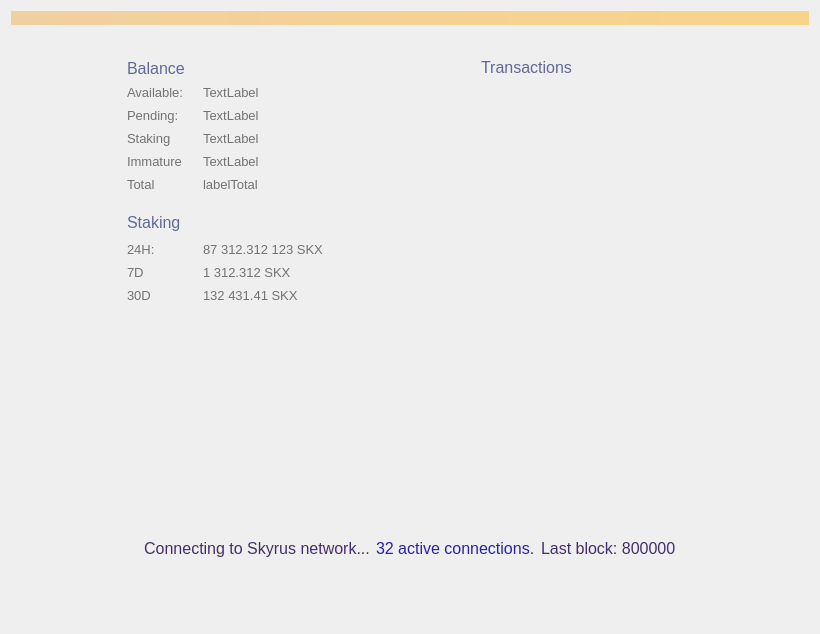
<?xml version="1.0" encoding="UTF-8"?>
<ui version="4.0">
 <class>OverviewPage</class>
 <widget class="QWidget" name="OverviewPage">
  <property name="geometry">
   <rect>
    <x>0</x>
    <y>0</y>
    <width>820</width>
    <height>634</height>
   </rect>
  </property>
  <property name="sizePolicy">
   <sizepolicy hsizetype="MinimumExpanding" vsizetype="MinimumExpanding">
    <horstretch>0</horstretch>
    <verstretch>0</verstretch>
   </sizepolicy>
  </property>
  <property name="maximumSize">
   <size>
    <width>16777215</width>
    <height>16777215</height>
   </size>
  </property>
  <property name="windowTitle">
   <string>Form</string>
  </property>
  <property name="styleSheet">
   <string notr="true"/>
  </property>
  <layout class="QVBoxLayout" name="topLayout">
   <item>
    <widget class="QLabel" name="labelAlerts">
     <property name="visible">
      <bool>false</bool>
     </property>
     <property name="styleSheet">
      <string notr="true">background-color: qlineargradient(x1: 0, y1: 0, x2: 1, y2: 0, stop:0 #F0D0A0, stop:1 #F8D488); color:#000000;</string>
     </property>
     <property name="wordWrap">
      <bool>true</bool>
     </property>
     <property name="margin">
      <number>3</number>
     </property>
    </widget>
   </item>
   <item>
    <spacer name="verticalSpacer">
     <property name="orientation">
      <enum>Qt::Vertical</enum>
     </property>
     <property name="sizeType">
      <enum>QSizePolicy::Fixed</enum>
     </property>
     <property name="sizeHint" stdset="0">
      <size>
       <width>20</width>
       <height>20</height>
      </size>
     </property>
    </spacer>
   </item>
   <item>
    <layout class="QHBoxLayout" name="horizontalLayout_2">
     <property name="sizeConstraint">
      <enum>QLayout::SetMinimumSize</enum>
     </property>
     <item>
      <spacer name="horizontalSpacer">
       <property name="orientation">
        <enum>Qt::Horizontal</enum>
       </property>
       <property name="sizeType">
        <enum>QSizePolicy::Fixed</enum>
       </property>
       <property name="sizeHint" stdset="0">
        <size>
         <width>100</width>
         <height>20</height>
        </size>
       </property>
      </spacer>
     </item>
     <item>
      <layout class="QVBoxLayout" name="verticalLayout_2">
       <property name="sizeConstraint">
        <enum>QLayout::SetNoConstraint</enum>
       </property>
       <property name="leftMargin">
        <number>16</number>
       </property>
       <property name="topMargin">
        <number>7</number>
       </property>
       <property name="rightMargin">
        <number>16</number>
       </property>
       <property name="bottomMargin">
        <number>16</number>
       </property>
       <item>
        <layout class="QHBoxLayout" name="horizontalLayout_3">
         <property name="spacing">
          <number>0</number>
         </property>
         <item>
          <widget class="QLabel" name="label_4">
           <property name="sizePolicy">
            <sizepolicy hsizetype="Minimum" vsizetype="Preferred">
             <horstretch>0</horstretch>
             <verstretch>0</verstretch>
            </sizepolicy>
           </property>
           <property name="font">
            <font>
             <pointsize>-1</pointsize>
            </font>
           </property>
           <property name="styleSheet">
            <string notr="true">color: #616998; text-transform: uppercase; font-size: 16px</string>
           </property>
           <property name="text">
            <string>Balance</string>
           </property>
          </widget>
         </item>
         <item>
          <spacer name="horizontalSpacer_11">
           <property name="orientation">
            <enum>Qt::Horizontal</enum>
           </property>
           <property name="sizeType">
            <enum>QSizePolicy::Maximum</enum>
           </property>
           <property name="sizeHint" stdset="0">
            <size>
             <width>10</width>
             <height>20</height>
            </size>
           </property>
          </spacer>
         </item>
         <item>
          <widget class="QPushButton" name="labelWalletStatus">
           <property name="maximumSize">
            <size>
             <width>22</width>
             <height>22</height>
            </size>
           </property>
           <property name="baseSize">
            <size>
             <width>22</width>
             <height>22</height>
            </size>
           </property>
           <property name="styleSheet">
            <string notr="true">border: 0</string>
           </property>
           <property name="text">
            <string/>
           </property>
           <property name="flat">
            <bool>true</bool>
           </property>
          </widget>
         </item>
         <item>
          <spacer name="horizontalSpacer_10">
           <property name="orientation">
            <enum>Qt::Horizontal</enum>
           </property>
           <property name="sizeHint" stdset="0">
            <size>
             <width>40</width>
             <height>20</height>
            </size>
           </property>
          </spacer>
         </item>
        </layout>
       </item>
       <item>
        <layout class="QHBoxLayout" name="horizontalLayout_4">
         <item>
          <layout class="QFormLayout" name="formLayout">
           <property name="sizeConstraint">
            <enum>QLayout::SetNoConstraint</enum>
           </property>
           <property name="labelAlignment">
            <set>Qt::AlignLeading|Qt::AlignLeft|Qt::AlignVCenter</set>
           </property>
           <property name="verticalSpacing">
            <number>-1</number>
           </property>
           <item row="0" column="0">
            <widget class="QLabel" name="label_5">
             <property name="sizePolicy">
              <sizepolicy hsizetype="Minimum" vsizetype="Preferred">
               <horstretch>0</horstretch>
               <verstretch>0</verstretch>
              </sizepolicy>
             </property>
             <property name="minimumSize">
              <size>
               <width>70</width>
               <height>17</height>
              </size>
             </property>
             <property name="maximumSize">
              <size>
               <width>70</width>
               <height>17</height>
              </size>
             </property>
             <property name="font">
              <font>
               <pointsize>10</pointsize>
               <weight>50</weight>
               <bold>false</bold>
               <stylestrategy>PreferAntialias</stylestrategy>
              </font>
             </property>
             <property name="styleSheet">
              <string notr="true">color: #727272</string>
             </property>
             <property name="text">
              <string>Available:</string>
             </property>
             <property name="alignment">
              <set>Qt::AlignLeading|Qt::AlignLeft|Qt::AlignVCenter</set>
             </property>
            </widget>
           </item>
           <item row="0" column="1">
            <widget class="QLabel" name="labelBalance">
             <property name="font">
              <font>
               <pointsize>10</pointsize>
               <weight>50</weight>
               <bold>false</bold>
               <stylestrategy>PreferAntialias</stylestrategy>
              </font>
             </property>
             <property name="styleSheet">
              <string notr="true">color: #727272</string>
             </property>
             <property name="text">
              <string>TextLabel</string>
             </property>
             <property name="alignment">
              <set>Qt::AlignLeading|Qt::AlignLeft|Qt::AlignVCenter</set>
             </property>
            </widget>
           </item>
           <item row="1" column="0">
            <widget class="QLabel" name="label_7">
             <property name="sizePolicy">
              <sizepolicy hsizetype="Minimum" vsizetype="Preferred">
               <horstretch>0</horstretch>
               <verstretch>0</verstretch>
              </sizepolicy>
             </property>
             <property name="minimumSize">
              <size>
               <width>70</width>
               <height>17</height>
              </size>
             </property>
             <property name="maximumSize">
              <size>
               <width>70</width>
               <height>17</height>
              </size>
             </property>
             <property name="font">
              <font>
               <pointsize>10</pointsize>
               <weight>50</weight>
               <bold>false</bold>
               <stylestrategy>PreferAntialias</stylestrategy>
              </font>
             </property>
             <property name="styleSheet">
              <string notr="true">color: #727272</string>
             </property>
             <property name="text">
              <string>Pending:</string>
             </property>
             <property name="alignment">
              <set>Qt::AlignLeading|Qt::AlignLeft|Qt::AlignVCenter</set>
             </property>
            </widget>
           </item>
           <item row="1" column="1">
            <widget class="QLabel" name="labelUnconfirmed">
             <property name="font">
              <font>
               <pointsize>10</pointsize>
               <weight>50</weight>
               <bold>false</bold>
               <stylestrategy>PreferAntialias</stylestrategy>
              </font>
             </property>
             <property name="styleSheet">
              <string notr="true">color: #727272</string>
             </property>
             <property name="text">
              <string>TextLabel</string>
             </property>
             <property name="alignment">
              <set>Qt::AlignLeading|Qt::AlignLeft|Qt::AlignVCenter</set>
             </property>
            </widget>
           </item>
           <item row="3" column="0">
            <widget class="QLabel" name="labelImmatureText">
             <property name="sizePolicy">
              <sizepolicy hsizetype="Minimum" vsizetype="Preferred">
               <horstretch>0</horstretch>
               <verstretch>0</verstretch>
              </sizepolicy>
             </property>
             <property name="minimumSize">
              <size>
               <width>70</width>
               <height>17</height>
              </size>
             </property>
             <property name="maximumSize">
              <size>
               <width>70</width>
               <height>17</height>
              </size>
             </property>
             <property name="font">
              <font>
               <pointsize>10</pointsize>
               <weight>50</weight>
               <bold>false</bold>
               <stylestrategy>PreferAntialias</stylestrategy>
              </font>
             </property>
             <property name="styleSheet">
              <string notr="true">color: #727272</string>
             </property>
             <property name="text">
              <string>Immature</string>
             </property>
             <property name="alignment">
              <set>Qt::AlignLeading|Qt::AlignLeft|Qt::AlignVCenter</set>
             </property>
            </widget>
           </item>
           <item row="3" column="1">
            <widget class="QLabel" name="labelImmature">
             <property name="font">
              <font>
               <pointsize>10</pointsize>
               <weight>50</weight>
               <bold>false</bold>
               <stylestrategy>PreferAntialias</stylestrategy>
              </font>
             </property>
             <property name="styleSheet">
              <string notr="true">color: #727272</string>
             </property>
             <property name="text">
              <string>TextLabel</string>
             </property>
             <property name="alignment">
              <set>Qt::AlignLeading|Qt::AlignLeft|Qt::AlignVCenter</set>
             </property>
            </widget>
           </item>
           <item row="4" column="0">
            <widget class="QLabel" name="label_8">
             <property name="sizePolicy">
              <sizepolicy hsizetype="Minimum" vsizetype="Preferred">
               <horstretch>0</horstretch>
               <verstretch>0</verstretch>
              </sizepolicy>
             </property>
             <property name="minimumSize">
              <size>
               <width>70</width>
               <height>17</height>
              </size>
             </property>
             <property name="maximumSize">
              <size>
               <width>70</width>
               <height>17</height>
              </size>
             </property>
             <property name="font">
              <font>
               <pointsize>10</pointsize>
               <weight>50</weight>
               <bold>false</bold>
               <stylestrategy>PreferAntialias</stylestrategy>
              </font>
             </property>
             <property name="styleSheet">
              <string notr="true">color: #727272</string>
             </property>
             <property name="text">
              <string>Total</string>
             </property>
             <property name="alignment">
              <set>Qt::AlignLeading|Qt::AlignLeft|Qt::AlignVCenter</set>
             </property>
            </widget>
           </item>
           <item row="4" column="1">
            <widget class="QLabel" name="labelTotal">
             <property name="font">
              <font>
               <pointsize>10</pointsize>
               <weight>50</weight>
               <bold>false</bold>
               <stylestrategy>PreferAntialias</stylestrategy>
              </font>
             </property>
             <property name="styleSheet">
              <string notr="true">color: #727272</string>
             </property>
             <property name="text">
              <string>labelTotal</string>
             </property>
             <property name="alignment">
              <set>Qt::AlignLeading|Qt::AlignLeft|Qt::AlignVCenter</set>
             </property>
            </widget>
           </item>
           <item row="2" column="1">
            <widget class="QLabel" name="labelStaking">
             <property name="font">
              <font>
               <pointsize>10</pointsize>
               <weight>50</weight>
               <bold>false</bold>
               <stylestrategy>PreferAntialias</stylestrategy>
              </font>
             </property>
             <property name="styleSheet">
              <string notr="true">color: #727272</string>
             </property>
             <property name="text">
              <string>TextLabel</string>
             </property>
             <property name="alignment">
              <set>Qt::AlignLeading|Qt::AlignLeft|Qt::AlignVCenter</set>
             </property>
            </widget>
           </item>
           <item row="2" column="0">
            <widget class="QLabel" name="labelStakingText">
             <property name="sizePolicy">
              <sizepolicy hsizetype="Minimum" vsizetype="Preferred">
               <horstretch>0</horstretch>
               <verstretch>0</verstretch>
              </sizepolicy>
             </property>
             <property name="minimumSize">
              <size>
               <width>70</width>
               <height>17</height>
              </size>
             </property>
             <property name="maximumSize">
              <size>
               <width>70</width>
               <height>17</height>
              </size>
             </property>
             <property name="font">
              <font>
               <pointsize>10</pointsize>
               <weight>50</weight>
               <bold>false</bold>
               <stylestrategy>PreferAntialias</stylestrategy>
              </font>
             </property>
             <property name="styleSheet">
              <string notr="true">color: #727272</string>
             </property>
             <property name="text">
              <string>Staking</string>
             </property>
             <property name="alignment">
              <set>Qt::AlignLeading|Qt::AlignLeft|Qt::AlignVCenter</set>
             </property>
            </widget>
           </item>
          </layout>
         </item>
         <item>
          <spacer name="horizontalSpacer_4">
           <property name="orientation">
            <enum>Qt::Horizontal</enum>
           </property>
           <property name="sizeHint" stdset="0">
            <size>
             <width>40</width>
             <height>20</height>
            </size>
           </property>
          </spacer>
         </item>
        </layout>
       </item>
       <item>
        <spacer name="verticalSpacer_5">
         <property name="orientation">
          <enum>Qt::Vertical</enum>
         </property>
         <property name="sizeType">
          <enum>QSizePolicy::Maximum</enum>
         </property>
         <property name="sizeHint" stdset="0">
          <size>
           <width>20</width>
           <height>10</height>
          </size>
         </property>
        </spacer>
       </item>
       <item>
        <layout class="QHBoxLayout" name="horizontalLayout_7">
         <property name="spacing">
          <number>0</number>
         </property>
         <item>
          <widget class="QLabel" name="label_11">
           <property name="font">
            <font>
             <pointsize>-1</pointsize>
            </font>
           </property>
           <property name="styleSheet">
            <string notr="true">color: #616998; text-transform: uppercase; font-size: 16px</string>
           </property>
           <property name="text">
            <string>Staking</string>
           </property>
           <property name="alignment">
            <set>Qt::AlignLeading|Qt::AlignLeft|Qt::AlignVCenter</set>
           </property>
          </widget>
         </item>
         <item>
          <spacer name="horizontalSpacer_8">
           <property name="orientation">
            <enum>Qt::Horizontal</enum>
           </property>
           <property name="sizeType">
            <enum>QSizePolicy::Maximum</enum>
           </property>
           <property name="sizeHint" stdset="0">
            <size>
             <width>10</width>
             <height>20</height>
            </size>
           </property>
          </spacer>
         </item>
         <item>
          <widget class="QPushButton" name="unlockStakingButton">
           <property name="minimumSize">
            <size>
             <width>26</width>
             <height>26</height>
            </size>
           </property>
           <property name="maximumSize">
            <size>
             <width>26</width>
             <height>26</height>
            </size>
           </property>
           <property name="styleSheet">
            <string notr="true">border: 0</string>
           </property>
           <property name="text">
            <string/>
           </property>
          </widget>
         </item>
         <item>
          <spacer name="horizontalSpacer_9">
           <property name="orientation">
            <enum>Qt::Horizontal</enum>
           </property>
           <property name="sizeHint" stdset="0">
            <size>
             <width>40</width>
             <height>20</height>
            </size>
           </property>
          </spacer>
         </item>
        </layout>
       </item>
       <item>
        <layout class="QHBoxLayout" name="horizontalLayout_6">
         <item>
          <layout class="QFormLayout" name="formLayout_2">
           <property name="labelAlignment">
            <set>Qt::AlignLeading|Qt::AlignLeft|Qt::AlignVCenter</set>
           </property>
           <item row="1" column="0">
            <widget class="QLabel" name="label_10">
             <property name="sizePolicy">
              <sizepolicy hsizetype="Minimum" vsizetype="Preferred">
               <horstretch>0</horstretch>
               <verstretch>0</verstretch>
              </sizepolicy>
             </property>
             <property name="minimumSize">
              <size>
               <width>70</width>
               <height>17</height>
              </size>
             </property>
             <property name="maximumSize">
              <size>
               <width>70</width>
               <height>17</height>
              </size>
             </property>
             <property name="font">
              <font>
               <pointsize>10</pointsize>
               <weight>50</weight>
               <bold>false</bold>
               <stylestrategy>PreferAntialias</stylestrategy>
              </font>
             </property>
             <property name="styleSheet">
              <string notr="true">color: #727272</string>
             </property>
             <property name="text">
              <string>24H:</string>
             </property>
             <property name="alignment">
              <set>Qt::AlignLeading|Qt::AlignLeft|Qt::AlignVCenter</set>
             </property>
            </widget>
           </item>
           <item row="1" column="1">
            <widget class="QLabel" name="label24hStakingStats">
             <property name="font">
              <font>
               <pointsize>10</pointsize>
               <weight>50</weight>
               <bold>false</bold>
               <stylestrategy>PreferAntialias</stylestrategy>
               <kerning>false</kerning>
              </font>
             </property>
             <property name="styleSheet">
              <string notr="true">color: #727272</string>
             </property>
             <property name="text">
              <string>87 312.312 123 SKX</string>
             </property>
             <property name="alignment">
              <set>Qt::AlignLeading|Qt::AlignLeft|Qt::AlignVCenter</set>
             </property>
            </widget>
           </item>
           <item row="2" column="0">
            <widget class="QLabel" name="label_13">
             <property name="sizePolicy">
              <sizepolicy hsizetype="Minimum" vsizetype="Preferred">
               <horstretch>0</horstretch>
               <verstretch>0</verstretch>
              </sizepolicy>
             </property>
             <property name="minimumSize">
              <size>
               <width>70</width>
               <height>17</height>
              </size>
             </property>
             <property name="maximumSize">
              <size>
               <width>70</width>
               <height>17</height>
              </size>
             </property>
             <property name="font">
              <font>
               <pointsize>10</pointsize>
               <weight>50</weight>
               <bold>false</bold>
               <stylestrategy>PreferAntialias</stylestrategy>
               <kerning>false</kerning>
              </font>
             </property>
             <property name="styleSheet">
              <string notr="true">color: #727272</string>
             </property>
             <property name="text">
              <string>7D</string>
             </property>
             <property name="alignment">
              <set>Qt::AlignLeading|Qt::AlignLeft|Qt::AlignVCenter</set>
             </property>
            </widget>
           </item>
           <item row="2" column="1">
            <widget class="QLabel" name="label7dStakingStats">
             <property name="font">
              <font>
               <pointsize>10</pointsize>
               <weight>50</weight>
               <bold>false</bold>
               <stylestrategy>PreferAntialias</stylestrategy>
               <kerning>false</kerning>
              </font>
             </property>
             <property name="styleSheet">
              <string notr="true">color: #727272</string>
             </property>
             <property name="text">
              <string>1 312.312 SKX</string>
             </property>
             <property name="alignment">
              <set>Qt::AlignLeading|Qt::AlignLeft|Qt::AlignVCenter</set>
             </property>
            </widget>
           </item>
           <item row="3" column="0">
            <widget class="QLabel" name="label_14">
             <property name="sizePolicy">
              <sizepolicy hsizetype="Minimum" vsizetype="Preferred">
               <horstretch>0</horstretch>
               <verstretch>0</verstretch>
              </sizepolicy>
             </property>
             <property name="minimumSize">
              <size>
               <width>70</width>
               <height>17</height>
              </size>
             </property>
             <property name="maximumSize">
              <size>
               <width>70</width>
               <height>17</height>
              </size>
             </property>
             <property name="font">
              <font>
               <pointsize>10</pointsize>
               <weight>50</weight>
               <bold>false</bold>
               <stylestrategy>PreferAntialias</stylestrategy>
               <kerning>false</kerning>
              </font>
             </property>
             <property name="styleSheet">
              <string notr="true">color: #727272</string>
             </property>
             <property name="text">
              <string>30D</string>
             </property>
             <property name="alignment">
              <set>Qt::AlignLeading|Qt::AlignLeft|Qt::AlignVCenter</set>
             </property>
            </widget>
           </item>
           <item row="3" column="1">
            <widget class="QLabel" name="label30dStakingStats">
             <property name="font">
              <font>
               <pointsize>10</pointsize>
               <weight>50</weight>
               <bold>false</bold>
               <stylestrategy>PreferAntialias</stylestrategy>
               <kerning>false</kerning>
              </font>
             </property>
             <property name="styleSheet">
              <string notr="true">color: #727272</string>
             </property>
             <property name="text">
              <string>132 431.41 SKX</string>
             </property>
             <property name="alignment">
              <set>Qt::AlignLeading|Qt::AlignLeft|Qt::AlignVCenter</set>
             </property>
            </widget>
           </item>
          </layout>
         </item>
         <item>
          <spacer name="horizontalSpacer_7">
           <property name="orientation">
            <enum>Qt::Horizontal</enum>
           </property>
           <property name="sizeHint" stdset="0">
            <size>
             <width>40</width>
             <height>20</height>
            </size>
           </property>
          </spacer>
         </item>
        </layout>
       </item>
       <item>
        <widget class="QLabel" name="stakingStatusLabel">
         <property name="sizePolicy">
          <sizepolicy hsizetype="Expanding" vsizetype="Preferred">
           <horstretch>0</horstretch>
           <verstretch>0</verstretch>
          </sizepolicy>
         </property>
         <property name="minimumSize">
          <size>
           <width>235</width>
           <height>0</height>
          </size>
         </property>
         <property name="maximumSize">
          <size>
           <width>235</width>
           <height>16777215</height>
          </size>
         </property>
         <property name="styleSheet">
          <string notr="true">color: #616998;  font-size: 13px; margin-top:6px</string>
         </property>
         <property name="text">
          <string/>
         </property>
         <property name="wordWrap">
          <bool>true</bool>
         </property>
        </widget>
       </item>
       <item>
        <widget class="QLabel" name="votingStatusLabel">
         <property name="sizePolicy">
          <sizepolicy hsizetype="Expanding" vsizetype="Preferred">
           <horstretch>0</horstretch>
           <verstretch>0</verstretch>
          </sizepolicy>
         </property>
         <property name="minimumSize">
          <size>
           <width>235</width>
           <height>0</height>
          </size>
         </property>
         <property name="maximumSize">
          <size>
           <width>235</width>
           <height>16777215</height>
          </size>
         </property>
         <property name="styleSheet">
          <string notr="true">color: #616998;  font-size: 13px; margin-top:6px</string>
         </property>
         <property name="text">
          <string/>
         </property>
         <property name="wordWrap">
          <bool>true</bool>
         </property>
        </widget>
       </item>
       <item>
        <spacer name="verticalSpacer_4">
         <property name="orientation">
          <enum>Qt::Vertical</enum>
         </property>
         <property name="sizeHint" stdset="0">
          <size>
           <width>20</width>
           <height>40</height>
          </size>
         </property>
        </spacer>
       </item>
      </layout>
     </item>
     <item>
      <spacer name="horizontalSpacer_2">
       <property name="orientation">
        <enum>Qt::Horizontal</enum>
       </property>
       <property name="sizeType">
        <enum>QSizePolicy::Fixed</enum>
       </property>
       <property name="sizeHint" stdset="0">
        <size>
         <width>80</width>
         <height>20</height>
        </size>
       </property>
      </spacer>
     </item>
     <item>
      <layout class="QVBoxLayout" name="verticalLayout_3">
       <property name="leftMargin">
        <number>16</number>
       </property>
       <property name="topMargin">
        <number>7</number>
       </property>
       <property name="rightMargin">
        <number>16</number>
       </property>
       <property name="bottomMargin">
        <number>16</number>
       </property>
       <item>
        <layout class="QVBoxLayout" name="verticalLayout_4">
         <item>
          <layout class="QHBoxLayout" name="horizontalLayout_5">
           <item>
            <widget class="QLabel" name="label_12">
             <property name="sizePolicy">
              <sizepolicy hsizetype="Preferred" vsizetype="Maximum">
               <horstretch>0</horstretch>
               <verstretch>0</verstretch>
              </sizepolicy>
             </property>
             <property name="maximumSize">
              <size>
               <width>16777215</width>
               <height>19</height>
              </size>
             </property>
             <property name="font">
              <font>
               <pointsize>-1</pointsize>
              </font>
             </property>
             <property name="styleSheet">
              <string notr="true">color: #616998; text-transform: uppercase; font-size: 16px;</string>
             </property>
             <property name="text">
              <string>Transactions</string>
             </property>
            </widget>
           </item>
           <item>
            <spacer name="horizontalSpacer_12">
             <property name="orientation">
              <enum>Qt::Horizontal</enum>
             </property>
             <property name="sizeHint" stdset="0">
              <size>
               <width>40</width>
               <height>20</height>
              </size>
             </property>
            </spacer>
           </item>
          </layout>
         </item>
         <item>
          <spacer name="verticalSpacer_6">
           <property name="orientation">
            <enum>Qt::Vertical</enum>
           </property>
           <property name="sizeType">
            <enum>QSizePolicy::Maximum</enum>
           </property>
           <property name="sizeHint" stdset="0">
            <size>
             <width>20</width>
             <height>4</height>
            </size>
           </property>
          </spacer>
         </item>
         <item>
          <widget class="ListView" name="listTransactions" native="true">
           <property name="styleSheet">
            <string notr="true">background: transparent;border:0</string>
           </property>
          </widget>
         </item>
        </layout>
       </item>
      </layout>
     </item>
     <item>
      <spacer name="horizontalSpacer_3">
       <property name="orientation">
        <enum>Qt::Horizontal</enum>
       </property>
       <property name="sizeType">
        <enum>QSizePolicy::Fixed</enum>
       </property>
       <property name="sizeHint" stdset="0">
        <size>
         <width>100</width>
         <height>20</height>
        </size>
       </property>
      </spacer>
     </item>
    </layout>
   </item>
   <item>
    <layout class="QHBoxLayout" name="horizontalLayout">
     <property name="sizeConstraint">
      <enum>QLayout::SetMinimumSize</enum>
     </property>
     <item>
      <spacer name="horizontalSpacer_5">
       <property name="orientation">
        <enum>Qt::Horizontal</enum>
       </property>
       <property name="sizeHint" stdset="0">
        <size>
         <width>40</width>
         <height>20</height>
        </size>
       </property>
      </spacer>
     </item>
     <item>
      <widget class="QLabel" name="statusTitle">
       <property name="sizePolicy">
        <sizepolicy hsizetype="Minimum" vsizetype="Preferred">
         <horstretch>0</horstretch>
         <verstretch>0</verstretch>
        </sizepolicy>
       </property>
       <property name="minimumSize">
        <size>
         <width>0</width>
         <height>60</height>
        </size>
       </property>
       <property name="font">
        <font>
         <pointsize>12</pointsize>
        </font>
       </property>
       <property name="styleSheet">
        <string notr="true">color: #452f6a</string>
       </property>
       <property name="text">
        <string>Connecting to Skyrus network...</string>
       </property>
       <property name="alignment">
        <set>Qt::AlignCenter</set>
       </property>
      </widget>
     </item>
     <item>
      <widget class="QLabel" name="statusTitleConnections">
       <property name="sizePolicy">
        <sizepolicy hsizetype="Minimum" vsizetype="Preferred">
         <horstretch>0</horstretch>
         <verstretch>0</verstretch>
        </sizepolicy>
       </property>
       <property name="font">
        <font>
         <pointsize>12</pointsize>
        </font>
       </property>
       <property name="visible">
        <bool>false</bool>
       </property>
       <property name="styleSheet">
        <string notr="true">color: #2922a8</string>
       </property>
       <property name="text">
        <string>32 active connections.</string>
       </property>
      </widget>
     </item>
     <item>
      <widget class="QLabel" name="statusTitleBlocks">
       <property name="sizePolicy">
        <sizepolicy hsizetype="Minimum" vsizetype="Preferred">
         <horstretch>0</horstretch>
         <verstretch>0</verstretch>
        </sizepolicy>
       </property>
       <property name="font">
        <font>
         <pointsize>12</pointsize>
        </font>
       </property>
       <property name="visible">
        <bool>false</bool>
       </property>
       <property name="styleSheet">
        <string notr="true">color: #452f6a</string>
       </property>
       <property name="text">
        <string>Last block: 800000</string>
       </property>
      </widget>
     </item>
     <item>
      <spacer name="horizontalSpacer_6">
       <property name="orientation">
        <enum>Qt::Horizontal</enum>
       </property>
       <property name="sizeHint" stdset="0">
        <size>
         <width>40</width>
         <height>20</height>
        </size>
       </property>
      </spacer>
     </item>
    </layout>
   </item>
   <item>
    <spacer name="verticalSpacer_3">
     <property name="orientation">
      <enum>Qt::Vertical</enum>
     </property>
     <property name="sizeType">
      <enum>QSizePolicy::Fixed</enum>
     </property>
     <property name="sizeHint" stdset="0">
      <size>
       <width>20</width>
       <height>45</height>
      </size>
     </property>
    </spacer>
   </item>
  </layout>
 </widget>
 <customwidgets>
  <customwidget>
   <class>ListView</class>
   <extends>QWidget</extends>
   <header>listview.h</header>
  </customwidget>
 </customwidgets>
 <resources/>
 <connections/>
</ui>
